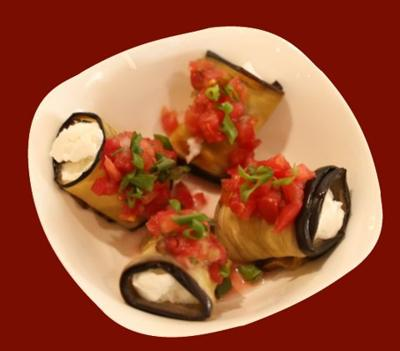
#> input picture bot/img/a1.jpg, 400 x 351 px; its folder holds only this picture in this run
$ python make11.py ../bot/img/a1.jpg
#> lines starting #> are read from the running program, lines starting #| are printed output that depends on the picture
### bot-server/menu_src.py
# Puri menyusi: faqat Menu.pdf dagi taomlar va narxlar. Box = 60dpi koordinatalar (x1,y1,x2,y2).
R = 1064
CATS = [
 ("xinkali", "Xinkali"),
 ("xachapuri", "Xachapuri"),
 ("grill", "Grill va Puri"),
 ("issiq", "Issiq taomlar"),
 ("shorva", "Sho'rvalar"),
 ("salat", "Salat va gazaklar"),
 ("non", "Non va lamajo"),
 ("nonushta", "Nonushta"),
 ("ichimlik", "Ichimliklar"),
]
# (id, kategoriya, nomi uz, nomi ru (menyuda), narx, izoh, box)
ITEMS = [
 ("x1","xinkali","Mol go'shtli xinkali","Хинкали из говядины",14000,"1 dona narxi",(R+485,120,R+640,245)),
 ("x2","xinkali","Qo'ziqorinli xinkali","Хинкали с грибами",17000,"1 dona narxi",(R+735,120,R+925,245)),
 ("x3","xinkali","Pomidor va pishloqli xinkali","Хинкали с помидором и сыром",14000,"1 dona narxi",(R+485,280,R+640,400)),
 ("x4","xinkali","Kartoshka va pishloqli xinkali","Хинкали с картофелем и сыром",10000,"1 dona narxi",(R+750,280,R+910,400)),
 ("h1","xachapuri","Adjaruli xachapuri","Хачапури по-аджарски",49000,"",(700,330,1045,565)),
 ("h2","xachapuri","Pomidorli xachapuri","Хачапури с помидором",58000,"",(R+15,295,R+150,430)),
 ("h3","xachapuri","Pinovani xachapuri","Хачапури пинована",43000,"",(R+190,295,R+355,435)),
 ("h4","xachapuri","Megruli xachapuri","Хачапури по-мегрельски",52000,"",(R+5,490,R+155,620)),
 ("h5","xachapuri","Imeruli xachapuri","Хачапури по-имеретински",42000,"",(R+195,490,R+350,620)),
 ("g1","grill","Tovuqli Puri","Puri из курицы",37000,"",(75,125,250,220)),
 ("g2","grill","Mol go'shtli Puri","Puri из говядины",39000,"",(355,125,525,220)),
 ("g3","grill","Buzoq go'shtidan shashlik","Шашлык из телятины",20000,"1 sixi narxi",(80,240,250,345)),
 ("g4","grill","Qo'y go'shtidan shashlik","Шашлык из баранины",22000,"1 sixi narxi",(375,235,535,350)),
 ("g5","grill","Buzoq go'shtidan shashlik (2-tur)","Шашлык из телятины",20000,"1 sixi narxi",(90,355,250,465)),
 ("g6","grill","Tovuq shashlik","Шашлык куриный",14000,"1 sixi narxi",(365,360,525,470)),
 ("g7","grill","Shashlik assorti","Шашлык ассорти",135000,"",(85,715,245,825)),
 ("g8","grill","Barbekyu kolbasalar","Колбаски барбекю",78000,"",(360,475,525,590)),
 ("g9","grill","Mol go'shtli vrap","Врап из говядины",39000,"",(80,600,240,695)),
 ("g10","grill","Tovuqli vrap","Врап из курицы",37000,"",(357,600,525,695)),
 ("g11","grill","Kartoshka fri","Картофель фри",25000,"",(90,480,235,585)),
 ("i1","issiq","Uy usulida kartoshka","Картофель по-домашнему",63000,"",(100,890,230,1005)),
 ("i2","issiq","Buzoq go'shti teriyaki","Телятина терияки",68000,"",(230,890,360,1010)),
 ("i3","issiq","Qovurilgan jigar","Жаренная печёнка",53000,"",(365,890,495,1010)),
 ("i4","issiq","Shefdan dimlangan go'sht","Тушёное мясо от шефа",125000,"2 kishilik",(495,885,630,1010)),
 ("i5","issiq","Qaymoqli qo'ziqorin sousida tovuq, guruch bilan","Курица в сливочно-грибном соусе с рисом",53000,"",(100,1090,230,1200)),
 ("i6","issiq","Tovuq teriyaki","Курица терияки",53000,"",(230,1090,360,1200)),
 ("i7","issiq","Uy usulida kotlet","Котлета по-домашнему",48000,"",(365,1085,495,1205)),
 ("i8","issiq","Qishloqcha kartoshka bilan forel","Форель с картофелем по-деревенски",98000,"",(495,1085,630,1205)),
 ("s1","shorva","Xarcho sho'rva","Суп харчо",38000,"",(845,985,1010,1140)),
 ("s2","shorva","Frikadelkali sho'rva","Суп с фрикадельками",28000,"",(705,1105,900,1250)),
 ("a1","salat","Pishloqli baqlajon ruletlari","Рулетики из баклажан с сыром",33000,"",(R+445,475,R+605,615)),
 ("a2","salat","Gruzincha salat","Салат грузинский",38000,"",(R+625,480,R+785,610)),
 ("a3","salat","Xorovats","Хоровац",32000,"",(R+800,480,R+960,615)),
 ("a4","salat","Tunetsli salat","Салат с тунцом",65000,"",(R+435,670,R+595,805)),
 ("a5","salat","Qarsildoq baqlajon","Хрустящие баклажаны",68000,"",(R+705,670,R+865,805)),
 ("a6","salat","Tovuqli Sezar","Цезарь с курицей",53000,"",(R+435,825,R+595,980)),
 ("a7","salat","Mevali salat","Фруктовый салат",58000,"",(R+705,835,R+865,970)),
 ("n1","non","Gruzincha lavash","Лаваш по-грузински",49000,"",(760,715,965,865)),
 ("n2","non","Shoti noni","Шоти",10000,"",(980,730,1160,850)),
 ("n3","non","Pishloqli lamajo","Ламаджо с сыром",59000,"",(R+135,710,R+305,865)),
 ("b1","nonushta","Miks-salatli omlet","Омлет с микс-салатом",33000,"",(R+50,980,R+180,1100)),
 ("b2","nonushta","Gruzincha nonushta","Завтрак по-грузински",58000,"",(R+220,980,R+345,1100)),
 ("b3","nonushta","Chirbuli (shakshuka)","Чирбули по-аджарски (шакшука)",33000,"",(R+50,1140,R+180,1255)),
 ("b4","nonushta","Kolbasali omlet","Омлет с колбасой",39000,"",(R+220,1140,R+345,1255)),
]
L2 = (R+415,1038,R+610,1168); TEA = (R+608,1038,R+798,1168); L04 = (R+798,1038,R+990,1168)
DRINKS = [
 ("d1","Rezavorli limonad 0,4 l","Лимонад ягодный 0.4",28000,L04),
 ("d2","Mojito limonad 0,4 l","Лимонад мохито 0.4",28000,L04),
 ("d3","Mango-marakuya limonad 0,4 l","Лимонад манго-маракуйя 0.4",28000,L04),
 ("d4","Rezavorli limonad 2 l","Лимонад ягодный 2л",59000,L2),
 ("d5","Mojito limonad 2 l","Лимонад мохито 2л",59000,L2),
 ("d6","Mango-marakuya limonad 2 l","Лимонад манго-маракуйя 2л",59000,L2),
 ("d7","Limonli qora choy","Чай чёрный с лимоном",25000,TEA),
 ("d8","Malinali choy","Чай малиновый",35000,TEA),
 ("d9","Rezavorli choy","Чай ягодный",35000,TEA),
 ("d10","Yashil choy","Чай зелёный",15000,TEA),
 ("d11","Qora choy","Чай чёрный",15000,TEA),
]
for d in DRINKS:
    ITEMS.append((d[0],"ichimlik",d[1],d[2],d[3],"",d[4]))

### bot-server/make11.py
# Menu.pdf dan taom rasmlarini kvadrat (1:1) qilib tayyorlaydi. Taom kadrni toʻldiradi:
# hamma taom bir xil kattalikda: keng rasmlarda yon tomonlardan koʻpi bilan 35% kesiladi, qolgan boʻsh joy menyudagi qizil rang.
import sys
sys.path.insert(0, '.')
from menu_src import ITEMS
from PIL import Image
big = Image.open(sys.argv[1]).convert('RGB'); k = 200/60
#> further down, big is the input picture: PIL image 400x351 RGB; mean R, G, B 160.8, 86, 57.3
S = 900
done = {}
for id, cat, uz, ru, price, note, box in ITEMS:
    x1, y1, x2, y2 = [int(v*k) for v in box]
    fg = big.crop((x1, y1, x2, y2))
    s = 0.92 * S / max(fg.height, 0.65*fg.width, fg.width if fg.width < fg.height else 0)
    fg = fg.resize((round(fg.width*s), round(fg.height*s)), Image.LANCZOS)
    bg = Image.new('RGB', (S, S), (122, 16, 16))
    bg.paste(fg, ((S-fg.width)//2, (S-fg.height)//2))
    bg.resize((450, 450), Image.LANCZOS).save(f'../bot/img/{id}.jpg', quality=80, optimize=True, progressive=True)
    done[id] = 1
#> this loop made 55 passes
#> pass 1, `bg = Image.new('RGB', (S, S), (122, 16, 16))`:
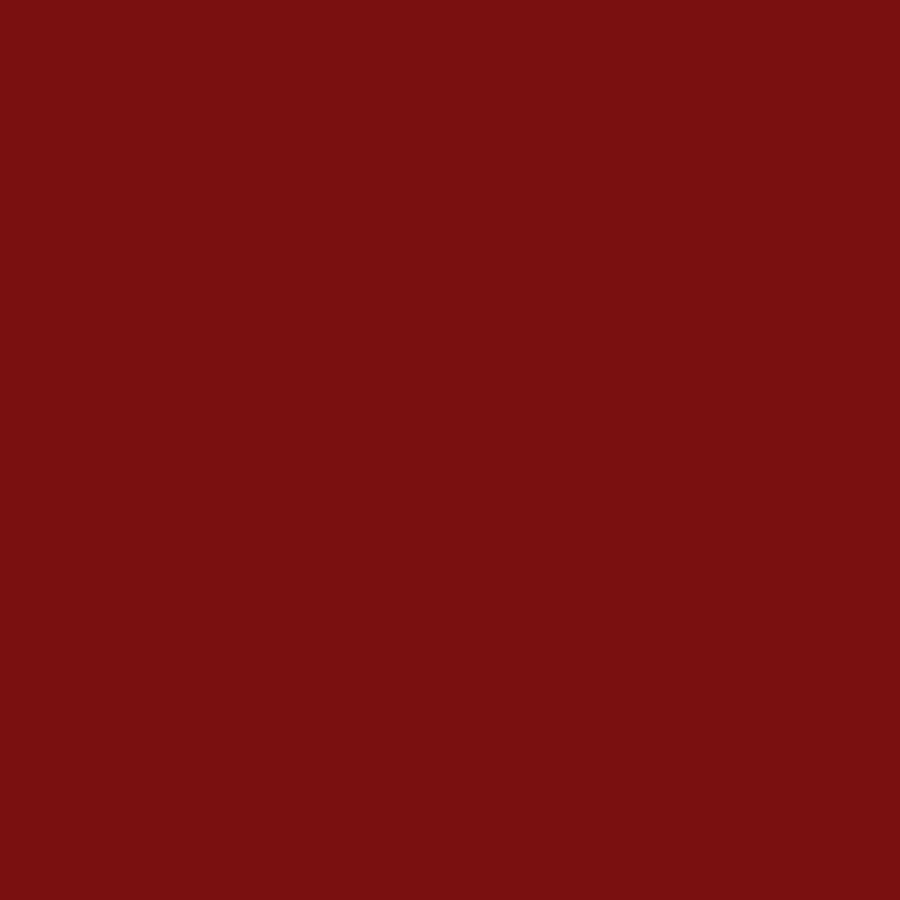
#> bg: PIL image 900x900 RGB; mean R, G, B 122, 16, 16
#> pass 1, `bg.resize((450, 450), Image.LANCZOS).save(f'../bot/img/{id}.jpg', qual..`:
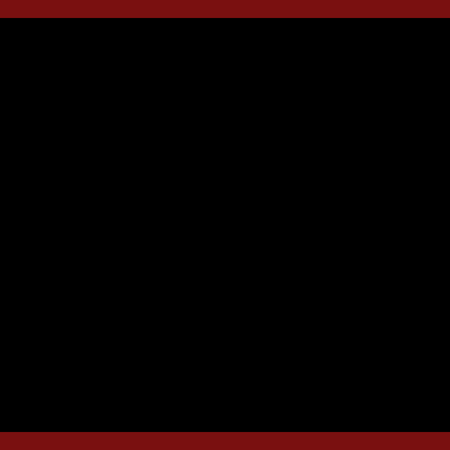
#> saved as x1.jpg: PIL image 450x450 RGB; mean R, G, B 9.8, 1.3, 1.3
#> after the loop: fg: PIL image 1210x828 RGB; every value is 0
#> after the loop, done = 55 items
print(len(done))
#| 55
